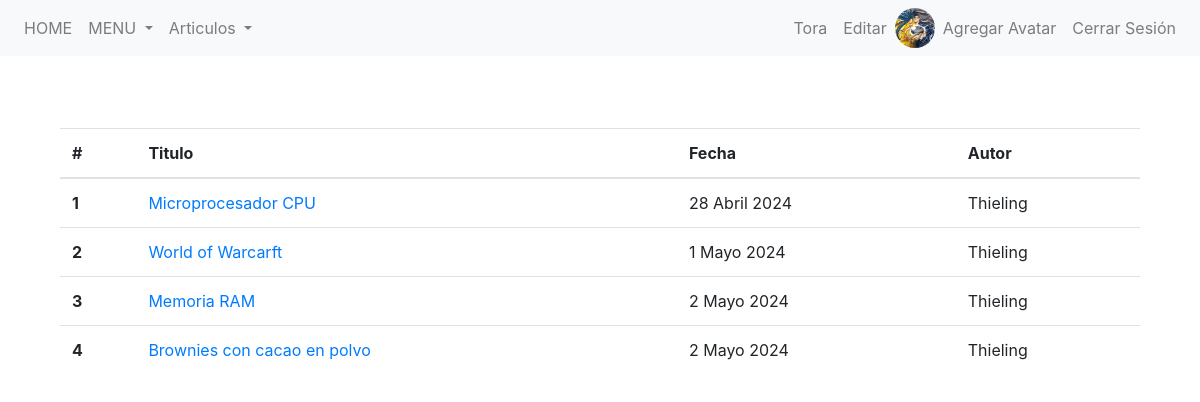
/blog/articulos/lista/ (signed in), run on the app's committed database.
### blog_web/blog/models.py (models this page shows, shortened)
class Avatar(models.Model):
    user = models.OneToOneField(User, on_delete=models.CASCADE, related_name='avatar')
    image = models.ImageField(upload_to='avatars/')

class Articulo(models.Model):
    id_articulo = models.AutoField(primary_key=True)
    titulo = models.CharField(max_length=60)
    contenido = models.TextField()
    imagen = models.URLField()
    fecha = models.DateField(auto_now_add=True)
    autor = models.CharField(max_length=10)
    comentario = models.TextField()

### blog_web/blog/views.py (the view)
# urls.py: path("articulos/lista/", view_todos_articulos, name="todos-articulos"),
def view_todos_articulos(request):
    articulos = Articulo.objects.all()
    return render(request, 'blog_web/lista_articulos.html', {'arts':articulos})

### blog_web/templates/blog_web/lista_articulos.html (shortened to what this page needs)
{% extends 'blog_web/base.html' %}
{% block content %}
<body>
<section class="py-5">
    <div class="container">
        <table class="table">
            <thead>
                <tr>
                    <th scope="col">#</th>
                    <th scope="col">Titulo</th>
                    <th scope="col">Fecha</th>
                    <th scope="col">Autor</th>
                </tr>
            </thead>
            <tbody>
                {% for articulo in arts %}
                <tr>
                    <th scope="row">{{ forloop.counter }}</th>
                    <td><a href="{% url 'detalles-articulo' articulo.id_articulo %}">{{ articulo.titulo }}</a></td>
                    <td>{{ articulo.fecha }}</td>
                    <td>{{ articulo.autor }}</td>
                </tr>
                {% endfor %}
            </tbody>
        </table>
    </div>
</section>
{% endblock %}

### blog_web/templates/blog_web/base.html (shortened to what this page needs)
{% load static %}
<!DOCTYPE html>
<html lang="en">
<head>
    <link rel="stylesheet" href="{% static 'blog_web/css/bootstrap.css' %}">
</head>
<body>
    <nav class="navbar navbar-expand-lg navbar-light bg-light">
        <div class="collapse navbar-collapse" id="navbarNav">
            <ul class="navbar-nav">
                <li class="nav-item">
                    <a class="nav-link" href="{% url 'home' %}">HOME </a>
                </li>
                <li class="nav-item dropdown">
                    <a class="nav-link dropdown-toggle" href="#" id="navbarDropdownMenuLinkProducto" role="button" data-toggle="dropdown" aria-haspopup="true" aria-expanded="false">
                        MENU
                    </a>
                </li>
            </ul>
            <ul class="navbar-nav">
                {% if user.is_authenticated %}
                <li class="nav-item dropdown">
                    <a class="nav-link dropdown-toggle" href="#" id="navbarDropdownMenuLinkProducto" role="button" data-toggle="dropdown" aria-haspopup="true" aria-expanded="false">
                        Articulos
                    </a>
                </li>
                {% endif %}
            </ul>
            <ul class="navbar-nav ml-auto">
                {% if user.is_authenticated %}
                    <li class="nav-item">
                        <a class="nav-link" href="">{{ user }} </a>
                    </li>
                    <li class="nav-item">
                        <a class="nav-link" href="{% url 'editar-perfil' %}">Editar </a>
                    </li>
                    <li class="nav-item">
                        {% if user.avatar.image %}
                        <img src="{{ user.avatar.image.url }}" alt="Avatar" style="height: 40px; width: 40px; border-radius: 50%;">
                        {% endif %}
                        <li class="nav-item">
                            <a href="{% url 'agregar-avatar' %}" class="nav-link">Agregar Avatar </a>
                        </li>
                    </li>
                    <li class="nav-item">
                        <a class="nav-link" href="{% url 'cerrar-sesion' %}">Cerrar Sesión </a>
                    </li>
                {% endif %}
            </ul>
        </div>
    </nav>
    <div class="container mt-4">
        {% block content %}{% endblock content %}
    </div>
</body>
</html>

### data on the page
Articulo: titulo "Microprocesador CPU", fecha "28 Abril 2024", autor "Thieling"
Articulo: titulo "World of Warcarft", fecha "1 Mayo 2024", autor "Thieling"
Articulo: titulo "Memoria RAM", fecha "2 Mayo 2024", autor "Thieling"
Articulo: titulo "Brownies con cacao en polvo", fecha "2 Mayo 2024", autor "Thieling"

### other printed values
{{ user }} "Tora"
